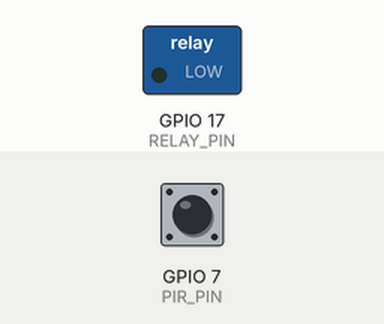
Recording of a program running on a simulated Raspberry Pi (BCM pin numbers). Parts: switched loads named in the program (green lamp = pin HIGH). The test bench sets the inputs (shaded band); at power-on: GPIO 7 (PIR_PIN) HIGH. Files the program writes start out absent; the clock reads 2024-03-15 10:24:30 at power-on unless the program sets it.

Above: at 3.2 s.
3.3 s: GPIO 7 (PIR_PIN) pulsed LOW 2 times (0.12 s each, 0.3 s apart)
At 4.6 s:
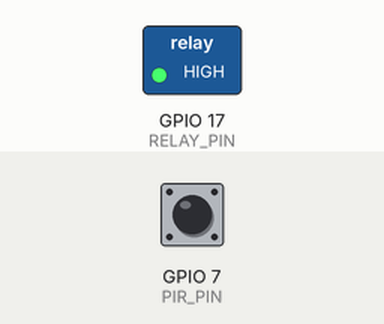
Timing chart, 0 to 14.9 s (numbered marks = the images above; inputs shaded):
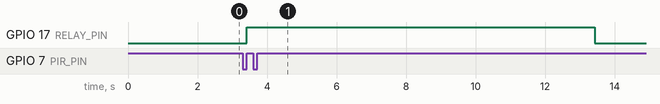

Measured:
- after the input at 3.3 s, GPIO 17 (RELAY_PIN): LOW → HIGH after 0.12 s, → LOW 10.0 s later

The program:

motion.py
```python
#!/usr/bin/env python3
# -*- coding: utf-8 -*-
import RPi.GPIO as GPIO
import time
import logging
import datetime

logging.basicConfig(filename="monitor.log", level=logging.INFO)
logging.info("Started")


GPIO.setmode(GPIO.BCM)
PIR_PIN = 7
RELAY_PIN = 17
GPIO.setup(PIR_PIN, GPIO.IN)

# Use Pin 18 for output (turn on and off)
GPIO.setup(RELAY_PIN, GPIO.OUT)
GPIO.output(RELAY_PIN, GPIO.LOW)


def log_time():
    ts = time.time()
    dt = datetime.datetime.fromtimestamp(ts).strftime('%Y-%m-%d %H:%M:%S')
    logging.info("Motion Detected at {}!!".format(dt))
    return dt


def MOTION(PIR_PIN):
    log_time()
    GPIO.output(RELAY_PIN, GPIO.HIGH)
    time.sleep(5)
    GPIO.output(RELAY_PIN, GPIO.LOW)
    log_time()


logging.info("PIR Module Test (CTRL+C to exit)?")
time.sleep(2)
logging.info("Ready?")

try:
    GPIO.add_event_detect(PIR_PIN, GPIO.RISING, callback=MOTION)
    while 1:
        logging.info("Sleeping for 100ms")
        time.sleep(100)
        logging.info("Back in action")
except KeyboardInterrupt:
    logging.info("Quit?")
    GPIO.cleanup()
```
